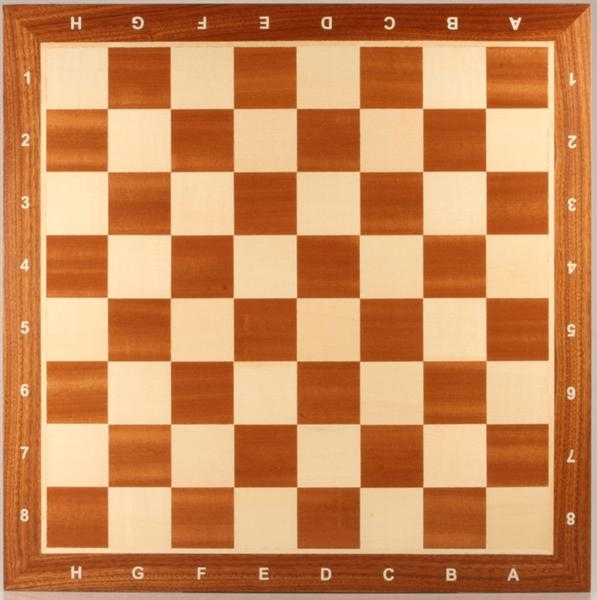
#> input picture hw4/chessboard2.jpg, 597 x 600 px; its folder holds only this picture in this run
$ python hw4_1.py
#> lines starting #> are read from the running program, lines starting #| are printed output that depends on the picture
import cv2
import numpy as np
import glob


def main():

    criteria = (cv2.TERM_CRITERIA_EPS + cv2.TERM_CRITERIA_MAX_ITER, 30, 0.001)

    coords = np.zeros((6*7,3), np.float32)
    coords[:,:2] = np.mgrid[0:7,0:6].T.reshape(-1,2)

    points3D = []
    points2D = []

    images = glob.glob('*.jpg')

    for filename in images:
        image = cv2.imread(filename)
#> image is the input picture: shape (600, 597, 3); mean B, G, R 89.4, 137.8, 202.7
        image_gray = cv2.cvtColor(image,cv2.COLOR_BGR2GRAY)
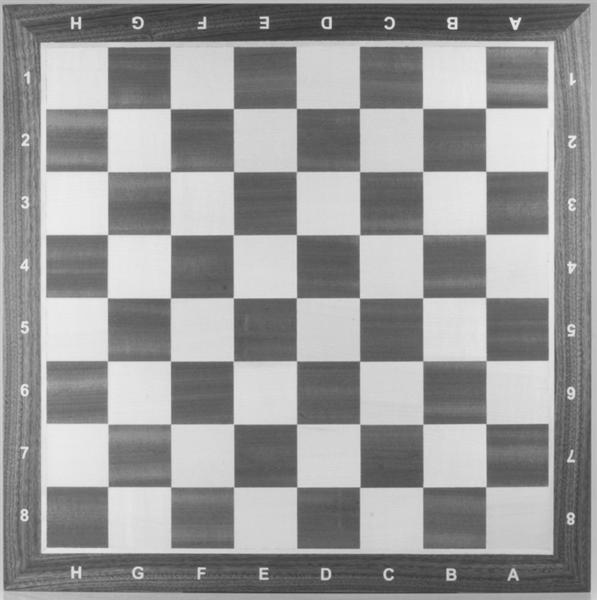
#> image_gray: shape (600, 597); min 52, max 240, mean 151.7

        ret, corners = cv2.findChessboardCorners(image_gray,(7,6),None)
#> ret = True; corners = 42 rows, first 8: [485, 422], [423.4, 423.6], [359.6, 423.9], [296.2, 424.6], [233.7, 424.5], [170.7, 424], [107.6, 423.7], [486.2, 360.2]

        if ret == True:
            points3D.append(coords)

            corners_new = cv2.cornerSubPix(image_gray,corners,(11,11),(-1,-1),criteria)
#> corners_new = 42 rows, first 8: [486, 423.7], [422.8, 424.1], [359.7, 424], [296.6, 424], [233.5, 423.9], [170.7, 424], [107.5, 423.9], [486.1, 360.7]
            points2D.append(corners_new)

            img = cv2.drawChessboardCorners(image, (7,6), corners_new,ret)
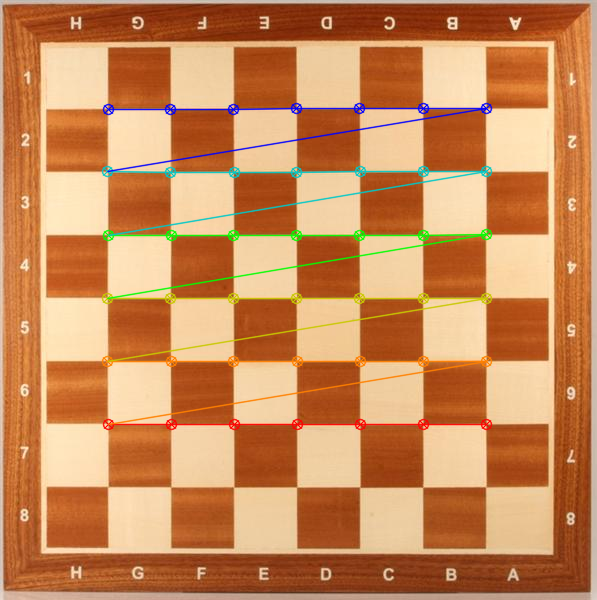
#> img: shape (600, 597, 3); mean B, G, R 88.9, 137.5, 200.4
            cv2.imshow('image',image)


    f = open("imagepoints.txt","w")
    for point in points2D:
        f.write("%s\n" %point)
#> this loop made 1 pass
    f.close()

    g = open("objectectpoints.txt","w")
    for point in points3D:
        g.write("%s\n" %point)
    g.close()


    key = cv2.waitKey()
#> (key Esc is pressed here)
    if key == 27:
        cv2.destroyAllWindows()


if __name__ == '__main__':
    main()
